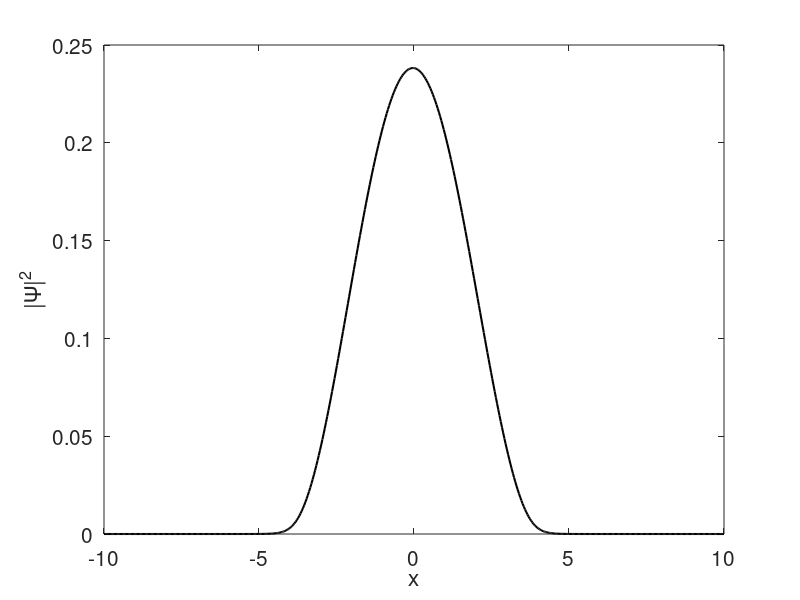
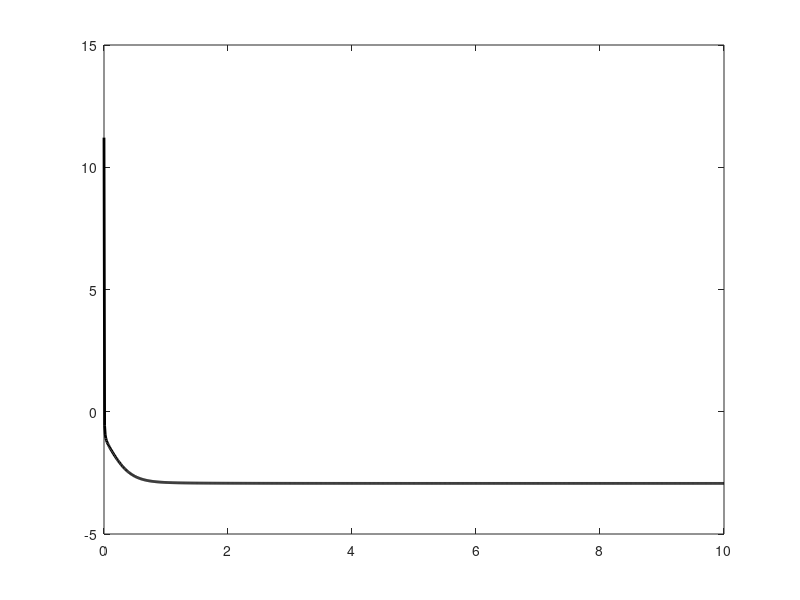

MATLAB code to generate these figures, in order: (Note: this script raises an error after producing the figures.)
% This script determines the ground state for a specific potential 
% by means of propagation in inmaginary time.
% The potential barrier has a "smoothly rectangular" shape.
%
% Numerical inputs:
%   L       - The extension of the spatial grid 
%   N       - The number of grid points
%   Tfinal  - The duration of the simulation - in imaginary time
%   dt      - The step size in imaginary time
%
% Input for the potential:
%   V0      - The "height" of the barrier (must be negative)
%   w       - The width of the barrier
%   s       - Smoothness parameter
%   Vpot    - The potential (function variable)
%
% All inputs are hard coded initially.

% Numerical grid parameters
L = 20;
N = 512;                % Should be 2^k, k integer, for FFT's sake
h = L/(N-1);

% Numerical time parameters
Tfinal = 10;
dt = 1e-2;

% Input parameters for the barrier
V0 = -3;
w = 8;
s = 5;

% The potential
Vpot = @(x) V0./(exp(s*(abs(x)-w/2))+1);

% Set up grid
x = transpose(linspace(-L/2, L/2, N));      % Column vector

% Set up kinetic energy matrix by means of the fast Fourier transform
k=2*pi/(N*h)*[0:(N/2-1), (-N/2:-1)];          % Vector with k-values
% Fourier transform the identity matrix:
Tmat_FFT = fft(eye(N));
% Multiply by (ik)^2
Tmat_FFT = diag(-k.^2)*Tmat_FFT;
% Transform back to x-representation
Tmat_FFT = ifft(Tmat_FFT);
Tmat_FFT = -1/2*Tmat_FFT;            % Correct prefactor


% Set up propagator for the approximation
Ham = Tmat_FFT + diag(Vpot(x));         % Hamiltonian
U = expm(-Ham*dt);                      % Propagator

% Set up initial state - just a random "wave function"
Psi0 = rand(N, 1);
InitialNorm = trapz(x, abs(Psi0).^2);
% Impose proper norm
Psi0 = Psi0/sqrt(InitialNorm);

% Initiate plots
figure(1)
pl = plot(x,abs(Psi0).^2, 'k-', 'linewidth', 1.5);
set(gca, 'fontsize', 15)
xlabel('x')
ylabel('|\Psi|^2')

% Initiate wave functons and "time"
Psi = Psi0;
t = 0;

% Initiate/allocate vectors for plotting
TimeVector = 0:dt:Tfinal;
EnergyVector = zeros(1, length(TimeVector));

% Loop which updates wave functions and plots in time
index = 1;
for t = TimeVector  
  % Update time
  t = t+dt;             
  % Update numerical approximation
  Psi = U*Psi;
  
  % Normalize again
  N2 = trapz(x, abs(Psi).^2);
  Energy = -1/(2*dt)*log(N2);
  EnergyVector(index) = Energy;  % Energy estimate
  Psi = Psi/sqrt(N2);
  
  % Update plot
  set(pl, 'ydata', abs(Psi).^2);
  drawnow
  
  % Update index
  index = index + 1;
end


% Determine actual (numerical) ground state
% Diagonalize to find eigen states and energies
[EigVectors EigValues] = eig(Ham);
% Extract eigen values from diagonal matrix
EigValues = diag(EigValues);
% Sort them
[EigValues, Indexes] = sort(real(EigValues));
EigVectors = EigVectors(:,Indexes);
% "Exact" groundState
GroundStateEnergy = EigValues(1);
GroundStateWF = EigVectors(:,1)/sqrt(h);  % Normalize

% Plot energy as a function of "time"
figure(2)
plot(TimeVector, EnergyVector, 'k-', 'linewidth', 2)
hold on
yline(GroundStateEnergy, 'r--', 'linewidth', 2);
hold off
grid on
set(gca, 'fontsize', 15)
xlabel('Imaginary time')
ylabel('Energy')
legend('Estimate', 'True ground state energy')

% Compare wave functions
figure(3)
plot(x, abs(Psi).^2, 'k-', 'linewidth', 2)
hold on
% Plott "exact" wave function
plot(x, abs(GroundStateWF).^2, 'r--', 'linewidth', 2)          
% Fix strength of the potential for plotting
MaxWalPot = -.2*max(abs(Psi)).^2/V0;          
% Plot confining potential
plot(x, Vpot(x)*MaxWalPot, 'b');      
hold off
grid on
set(gca,'fontsize',15)
legend('Estimate','Exact','Potential')

% Write estimates to screen
disp(['Energy from imaginary time: ', num2str(Energy)])
disp(['Energy from direct diagonalization: ', num2str(GroundStateEnergy)])
